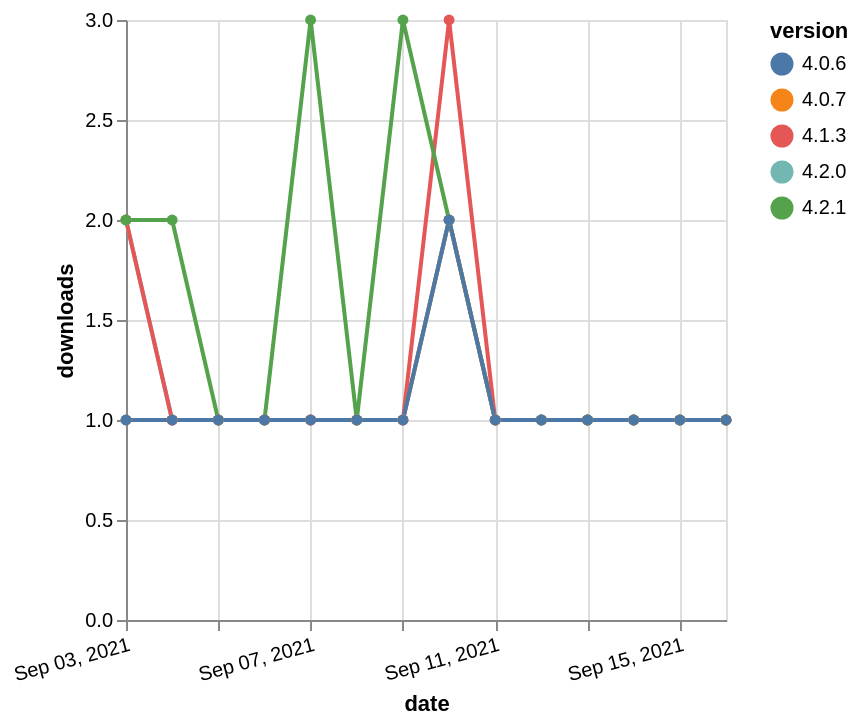

Write a Vega-Lite specification for this figure.
### Vega-Lite specification from a JSON file in a GitHub repository (floating-point values rounded to 4 significant figures)
{"$schema": "https://vega.github.io/schema/vega-lite/v5.json", "description": "A simple bar chart with embedded data.", "data": {"values": [{"date": "2021-09-03", "total": 103, "delta": 2, "version": "4.2.0"}, {"date": "2021-09-04", "total": 104, "delta": 1, "version": "4.2.0"}, {"date": "2021-09-05", "total": 105, "delta": 1, "version": "4.2.0"}, {"date": "2021-09-06", "total": 106, "delta": 1, "version": "4.2.0"}, {"date": "2021-09-07", "total": 107, "delta": 1, "version": "4.2.0"}, {"date": "2021-09-08", "total": 108, "delta": 1, "version": "4.2.0"}, {"date": "2021-09-09", "total": 109, "delta": 1, "version": "4.2.0"}, {"date": "2021-09-10", "total": 111, "delta": 2, "version": "4.2.0"}, {"date": "2021-09-11", "total": 112, "delta": 1, "version": "4.2.0"}, {"date": "2021-09-12", "total": 113, "delta": 1, "version": "4.2.0"}, {"date": "2021-09-13", "total": 114, "delta": 1, "version": "4.2.0"}, {"date": "2021-09-14", "total": 115, "delta": 1, "version": "4.2.0"}, {"date": "2021-09-15", "total": 116, "delta": 1, "version": "4.2.0"}, {"date": "2021-09-16", "total": 117, "delta": 1, "version": "4.2.0"}, {"date": "2021-09-03", "total": 160, "delta": 2, "version": "4.1.3"}, {"date": "2021-09-04", "total": 161, "delta": 1, "version": "4.1.3"}, {"date": "2021-09-05", "total": 162, "delta": 1, "version": "4.1.3"}, {"date": "2021-09-06", "total": 163, "delta": 1, "version": "4.1.3"}, {"date": "2021-09-07", "total": 164, "delta": 1, "version": "4.1.3"}, {"date": "2021-09-08", "total": 165, "delta": 1, "version": "4.1.3"}, {"date": "2021-09-09", "total": 166, "delta": 1, "version": "4.1.3"}, {"date": "2021-09-10", "total": 169, "delta": 3, "version": "4.1.3"}, {"date": "2021-09-11", "total": 170, "delta": 1, "version": "4.1.3"}, {"date": "2021-09-12", "total": 171, "delta": 1, "version": "4.1.3"}, {"date": "2021-09-13", "total": 172, "delta": 1, "version": "4.1.3"}, {"date": "2021-09-14", "total": 173, "delta": 1, "version": "4.1.3"}, {"date": "2021-09-15", "total": 174, "delta": 1, "version": "4.1.3"}, {"date": "2021-09-16", "total": 175, "delta": 1, "version": "4.1.3"}, {"date": "2021-09-03", "total": 74, "delta": 2, "version": "4.2.1"}, {"date": "2021-09-04", "total": 76, "delta": 2, "version": "4.2.1"}, {"date": "2021-09-05", "total": 77, "delta": 1, "version": "4.2.1"}, {"date": "2021-09-06", "total": 78, "delta": 1, "version": "4.2.1"}, {"date": "2021-09-07", "total": 81, "delta": 3, "version": "4.2.1"}, {"date": "2021-09-08", "total": 82, "delta": 1, "version": "4.2.1"}, {"date": "2021-09-09", "total": 85, "delta": 3, "version": "4.2.1"}, {"date": "2021-09-10", "total": 87, "delta": 2, "version": "4.2.1"}, {"date": "2021-09-11", "total": 88, "delta": 1, "version": "4.2.1"}, {"date": "2021-09-12", "total": 89, "delta": 1, "version": "4.2.1"}, {"date": "2021-09-13", "total": 90, "delta": 1, "version": "4.2.1"}, {"date": "2021-09-14", "total": 91, "delta": 1, "version": "4.2.1"}, {"date": "2021-09-15", "total": 92, "delta": 1, "version": "4.2.1"}, {"date": "2021-09-16", "total": 93, "delta": 1, "version": "4.2.1"}, {"date": "2021-09-03", "total": 132, "delta": 1, "version": "4.0.7"}, {"date": "2021-09-04", "total": 133, "delta": 1, "version": "4.0.7"}, {"date": "2021-09-05", "total": 134, "delta": 1, "version": "4.0.7"}, {"date": "2021-09-06", "total": 135, "delta": 1, "version": "4.0.7"}, {"date": "2021-09-07", "total": 136, "delta": 1, "version": "4.0.7"}, {"date": "2021-09-08", "total": 137, "delta": 1, "version": "4.0.7"}, {"date": "2021-09-09", "total": 138, "delta": 1, "version": "4.0.7"}, {"date": "2021-09-10", "total": 140, "delta": 2, "version": "4.0.7"}, {"date": "2021-09-11", "total": 141, "delta": 1, "version": "4.0.7"}, {"date": "2021-09-12", "total": 142, "delta": 1, "version": "4.0.7"}, {"date": "2021-09-13", "total": 143, "delta": 1, "version": "4.0.7"}, {"date": "2021-09-14", "total": 144, "delta": 1, "version": "4.0.7"}, {"date": "2021-09-15", "total": 145, "delta": 1, "version": "4.0.7"}, {"date": "2021-09-16", "total": 146, "delta": 1, "version": "4.0.7"}, {"date": "2021-09-03", "total": 136, "delta": 1, "version": "4.0.6"}, {"date": "2021-09-04", "total": 137, "delta": 1, "version": "4.0.6"}, {"date": "2021-09-05", "total": 138, "delta": 1, "version": "4.0.6"}, {"date": "2021-09-06", "total": 139, "delta": 1, "version": "4.0.6"}, {"date": "2021-09-07", "total": 140, "delta": 1, "version": "4.0.6"}, {"date": "2021-09-08", "total": 141, "delta": 1, "version": "4.0.6"}, {"date": "2021-09-09", "total": 142, "delta": 1, "version": "4.0.6"}, {"date": "2021-09-10", "total": 144, "delta": 2, "version": "4.0.6"}, {"date": "2021-09-11", "total": 145, "delta": 1, "version": "4.0.6"}, {"date": "2021-09-12", "total": 146, "delta": 1, "version": "4.0.6"}, {"date": "2021-09-13", "total": 147, "delta": 1, "version": "4.0.6"}, {"date": "2021-09-14", "total": 148, "delta": 1, "version": "4.0.6"}, {"date": "2021-09-15", "total": 149, "delta": 1, "version": "4.0.6"}, {"date": "2021-09-16", "total": 150, "delta": 1, "version": "4.0.6"}]}, "width": "container", "mark": {"type": "line", "point": {"filled": true}}, "encoding": {"x": {"field": "date", "type": "temporal", "timeUnit": "yearmonthdate", "title": "date", "axis": {"labelAngle": -15}}, "y": {"field": "delta", "type": "quantitative", "title": "downloads"}, "color": {"field": "version", "type": "nominal"}, "tooltip": {"field": "delta"}}}
